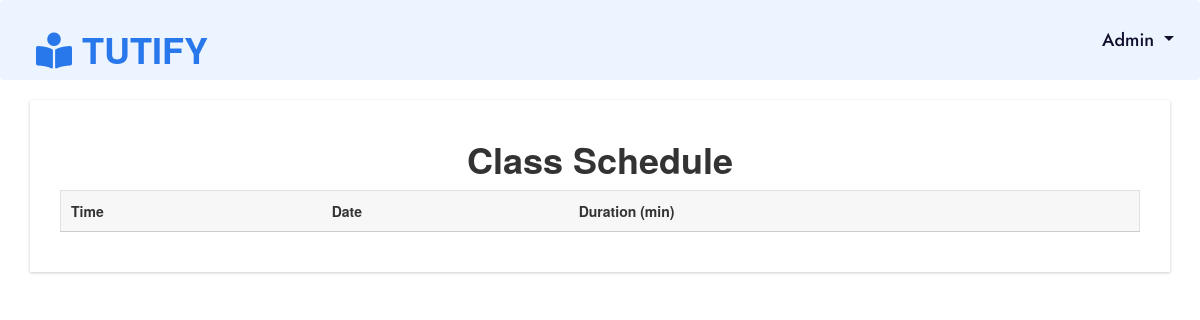
Before: /tutor/timetable.php (signed in) with the older database file.
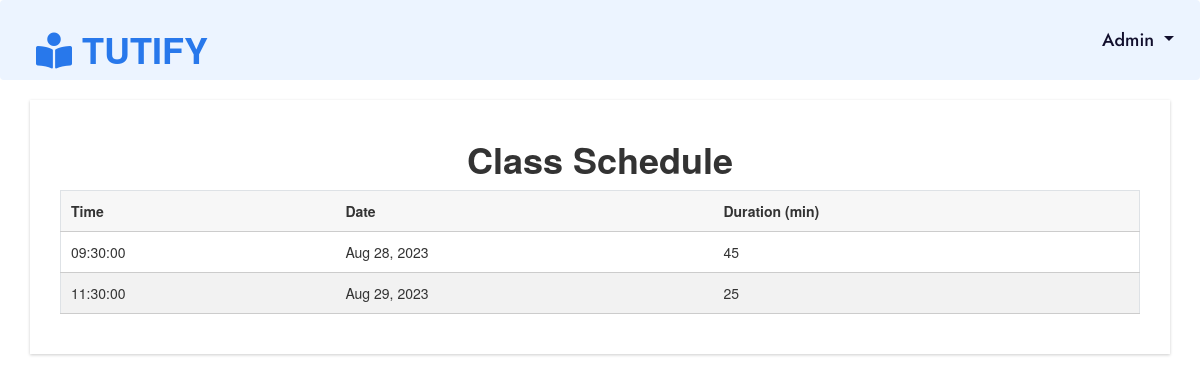
After: the same page with the newer database file.
### tables this page shows
CREATE TABLE `class_schedule` (
  `id` int(11) NOT NULL,
  `class_time` time NOT NULL,
  `class_date` date NOT NULL,
  `class_duration` int(11) NOT NULL,
  `Course_id` int(11) NOT NULL
);

### tutor/timetable.php (the view, shortened to what this page needs)
<?php
include('../dbcon.php');
$sql = "SELECT id, class_time, class_date, class_duration FROM class_schedule ORDER BY class_date, class_time";
$result = mysqli_query($con, $sql);
?>
<!DOCTYPE html>
<html lang="en">
<head>
    <link rel="stylesheet" href="https://maxcdn.bootstrapcdn.com/bootstrap/4.0.0/css/bootstrap.min.css">
    <link href="https://cdnjs.cloudflare.com/ajax/libs/font-awesome/5.10.0/css/all.min.css" rel="stylesheet">
    <link href="lib/owlcarousel/assets/owl.carousel.min.css" rel="stylesheet">
    <link href="../css/t_dash_style.css" rel="stylesheet">
    <link href="../css/nav_style.css" rel="stylesheet">
    <link href="../css/style.css" rel="stylesheet">
     <link rel="stylesheet" href="https://maxcdn.bootstrapcdn.com/bootstrap/3.3.7/css/bootstrap.css">
</head>
<body>
    <nav class="navbar navbar-expand-lg navbar-light bg-light ">
    <a href="#" class="navbar-brand ml-lg-3">
        <h1 class="m-0 text-uppercase text-primary"><i class="fa fa-book-reader mr-3"></i>Tutify</h1>
    </a>
    <ul class="navbar-nav ml-auto">
            <li class="nav-item dropdown">
                <a class="nav-link dropdown-toggle" id="userDropdown" role="button" data-toggle="dropdown" aria-haspopup="true" aria-expanded="false">
                    <?php echo ucwords($_SESSION["user_name"]); ?>
                </a>
            </li>
        </ul>
</nav>
    <div class="container mx-auto py-11">
        <h1 class="text-3xl font-bold text-center">Class Schedule</h1>
        <div class="mt-8 px-4">
<table class="w-full bg-white border border-gray-200">
    <thead>
        <tr class="bg-gray-100">
            <th class="p-3 border-b">Time</th>
            <th class="p-3 border-b">Date</th>
            <th class="p-3 border-b">Duration (min)</th>
        </tr>
    </thead>
    <tbody>
        <?php while($row = mysqli_fetch_array($result)): ?>
        <tr class="<?php echo $row['class_duration'] > 60 ? 'bg-yellow-100' : ''; ?>">
            <td class="p-3 border-b"><?php echo $row['class_time']; ?></td>
            <td class="p-3 border-b"><?php echo date('M j, Y', strtotime($row['class_date'])); ?></td>
            <td class="p-3 border-b"><?php echo $row['class_duration']; ?></td>
        </tr>
        <?php endwhile; ?>
    </tbody>
</table>
            <div class="mt-8 flex justify-center">
                <a href="session.php" class="bg-blue-500 hover:bg-blue-700 text-white font-bold py-2 px-4 rounded mr-4">Schedule a Class</a>
                <a href="session.php" class="bg-gray-500 hover:bg-gray-700 text-white font-bold py-2 px-4 rounded">Back</a>
            </div>
        </div>
    </div>
</body>
</html>

Changed rows visible on the page:
added class_schedule: class_time "09:30:00", class_date "Aug 28, 2023", class_duration "45"
added class_schedule: class_time "11:30:00", class_date "Aug 29, 2023", class_duration "25"
